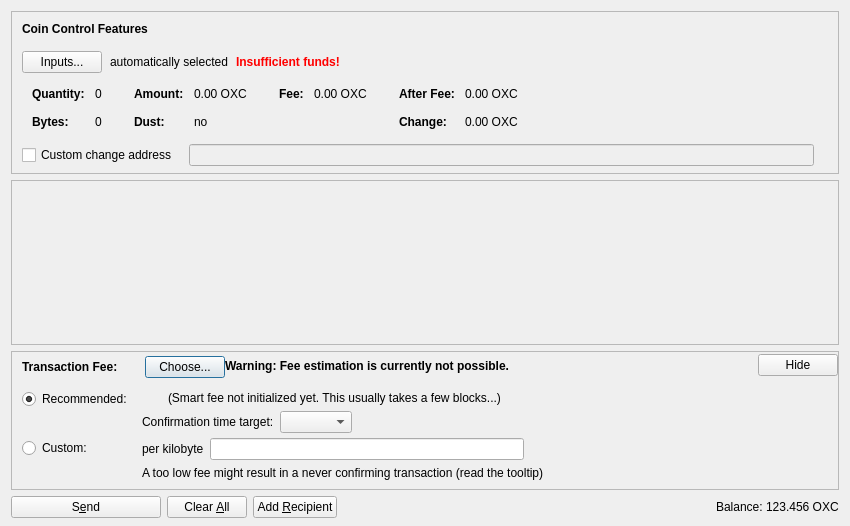
<?xml version="1.0" encoding="UTF-8"?>
<ui version="4.0">
 <class>SendCoinsDialog</class>
 <widget class="QDialog" name="SendCoinsDialog">
  <property name="geometry">
   <rect>
    <x>0</x>
    <y>0</y>
    <width>850</width>
    <height>526</height>
   </rect>
  </property>
  <property name="windowTitle">
   <string>Send Coins</string>
  </property>
  <layout class="QVBoxLayout" name="verticalLayout" stretch="0,1,0,0">
   <property name="bottomMargin">
    <number>8</number>
   </property>
   <item>
    <widget class="QFrame" name="frameCoinControl">
     <property name="sizePolicy">
      <sizepolicy hsizetype="Expanding" vsizetype="Expanding">
       <horstretch>0</horstretch>
       <verstretch>0</verstretch>
      </sizepolicy>
     </property>
     <property name="maximumSize">
      <size>
       <width>16777215</width>
       <height>16777215</height>
      </size>
     </property>
     <property name="frameShape">
      <enum>QFrame::StyledPanel</enum>
     </property>
     <property name="frameShadow">
      <enum>QFrame::Sunken</enum>
     </property>
     <layout class="QVBoxLayout" name="verticalLayoutCoinControl2">
      <property name="spacing">
       <number>0</number>
      </property>
      <property name="leftMargin">
       <number>0</number>
      </property>
      <property name="topMargin">
       <number>0</number>
      </property>
      <property name="rightMargin">
       <number>0</number>
      </property>
      <property name="bottomMargin">
       <number>6</number>
      </property>
      <item>
       <layout class="QVBoxLayout" name="verticalLayoutCoinControl" stretch="0,0,0,0,1">
        <property name="spacing">
         <number>0</number>
        </property>
        <property name="leftMargin">
         <number>10</number>
        </property>
        <property name="topMargin">
         <number>10</number>
        </property>
        <item>
         <layout class="QHBoxLayout" name="horizontalLayoutCoinControl1">
          <property name="bottomMargin">
           <number>15</number>
          </property>
          <item>
           <widget class="QLabel" name="labelCoinControlFeatures">
            <property name="sizePolicy">
             <sizepolicy hsizetype="Preferred" vsizetype="Maximum">
              <horstretch>0</horstretch>
              <verstretch>0</verstretch>
             </sizepolicy>
            </property>
            <property name="font">
             <font>
              <weight>75</weight>
              <bold>true</bold>
             </font>
            </property>
            <property name="styleSheet">
             <string notr="true">font-weight:bold;</string>
            </property>
            <property name="text">
             <string>Coin Control Features</string>
            </property>
           </widget>
          </item>
         </layout>
        </item>
        <item>
         <layout class="QHBoxLayout" name="horizontalLayoutCoinControl2" stretch="0,0,0,0">
          <property name="spacing">
           <number>8</number>
          </property>
          <property name="bottomMargin">
           <number>10</number>
          </property>
          <item>
           <widget class="QPushButton" name="pushButtonCoinControl">
            <property name="styleSheet">
             <string notr="true"/>
            </property>
            <property name="text">
             <string>Inputs...</string>
            </property>
            <property name="autoDefault">
             <bool>false</bool>
            </property>
           </widget>
          </item>
          <item>
           <widget class="QLabel" name="labelCoinControlAutomaticallySelected">
            <property name="text">
             <string>automatically selected</string>
            </property>
            <property name="margin">
             <number>5</number>
            </property>
           </widget>
          </item>
          <item>
           <widget class="QLabel" name="labelCoinControlInsuffFunds">
            <property name="font">
             <font>
              <weight>75</weight>
              <bold>true</bold>
             </font>
            </property>
            <property name="styleSheet">
             <string notr="true">color:red;font-weight:bold;</string>
            </property>
            <property name="text">
             <string>Insufficient funds!</string>
            </property>
            <property name="margin">
             <number>5</number>
            </property>
           </widget>
          </item>
          <item>
           <spacer name="horizontalSpacerCoinControl">
            <property name="orientation">
             <enum>Qt::Horizontal</enum>
            </property>
            <property name="sizeHint" stdset="0">
             <size>
              <width>40</width>
              <height>1</height>
             </size>
            </property>
           </spacer>
          </item>
         </layout>
        </item>
        <item>
         <widget class="QWidget" name="widgetCoinControl" native="true">
          <property name="sizePolicy">
           <sizepolicy hsizetype="Preferred" vsizetype="Preferred">
            <horstretch>0</horstretch>
            <verstretch>0</verstretch>
           </sizepolicy>
          </property>
          <property name="minimumSize">
           <size>
            <width>0</width>
            <height>0</height>
           </size>
          </property>
          <property name="styleSheet">
           <string notr="true"/>
          </property>
          <layout class="QHBoxLayout" name="horizontalLayoutCoinControl5">
           <property name="leftMargin">
            <number>0</number>
           </property>
           <property name="topMargin">
            <number>0</number>
           </property>
           <property name="rightMargin">
            <number>0</number>
           </property>
           <property name="bottomMargin">
            <number>0</number>
           </property>
           <item>
            <layout class="QHBoxLayout" name="horizontalLayoutCoinControl3" stretch="0,0,0,1">
             <property name="spacing">
              <number>20</number>
             </property>
             <property name="topMargin">
              <number>0</number>
             </property>
             <property name="bottomMargin">
              <number>10</number>
             </property>
             <item>
              <layout class="QFormLayout" name="formLayoutCoinControl1">
               <property name="horizontalSpacing">
                <number>10</number>
               </property>
               <property name="verticalSpacing">
                <number>14</number>
               </property>
               <property name="leftMargin">
                <number>10</number>
               </property>
               <property name="topMargin">
                <number>4</number>
               </property>
               <property name="rightMargin">
                <number>6</number>
               </property>
               <item row="0" column="0">
                <widget class="QLabel" name="labelCoinControlQuantityText">
                 <property name="font">
                  <font>
                   <weight>75</weight>
                   <bold>true</bold>
                  </font>
                 </property>
                 <property name="text">
                  <string>Quantity:</string>
                 </property>
                 <property name="margin">
                  <number>0</number>
                 </property>
                </widget>
               </item>
               <item row="0" column="1">
                <widget class="QLabel" name="labelCoinControlQuantity">
                 <property name="cursor">
                  <cursorShape>IBeamCursor</cursorShape>
                 </property>
                 <property name="contextMenuPolicy">
                  <enum>Qt::ActionsContextMenu</enum>
                 </property>
                 <property name="text">
                  <string notr="true">0</string>
                 </property>
                 <property name="margin">
                  <number>0</number>
                 </property>
                 <property name="textInteractionFlags">
                  <set>Qt::LinksAccessibleByMouse|Qt::TextSelectableByKeyboard|Qt::TextSelectableByMouse</set>
                 </property>
                </widget>
               </item>
               <item row="1" column="0">
                <widget class="QLabel" name="labelCoinControlBytesText">
                 <property name="font">
                  <font>
                   <weight>75</weight>
                   <bold>true</bold>
                  </font>
                 </property>
                 <property name="text">
                  <string>Bytes:</string>
                 </property>
                </widget>
               </item>
               <item row="1" column="1">
                <widget class="QLabel" name="labelCoinControlBytes">
                 <property name="cursor">
                  <cursorShape>IBeamCursor</cursorShape>
                 </property>
                 <property name="contextMenuPolicy">
                  <enum>Qt::ActionsContextMenu</enum>
                 </property>
                 <property name="text">
                  <string notr="true">0</string>
                 </property>
                 <property name="textInteractionFlags">
                  <set>Qt::LinksAccessibleByMouse|Qt::TextSelectableByKeyboard|Qt::TextSelectableByMouse</set>
                 </property>
                </widget>
               </item>
              </layout>
             </item>
             <item>
              <layout class="QFormLayout" name="formLayoutCoinControl2">
               <property name="horizontalSpacing">
                <number>10</number>
               </property>
               <property name="verticalSpacing">
                <number>14</number>
               </property>
               <property name="leftMargin">
                <number>6</number>
               </property>
               <property name="topMargin">
                <number>4</number>
               </property>
               <property name="rightMargin">
                <number>6</number>
               </property>
               <item row="0" column="0">
                <widget class="QLabel" name="labelCoinControlAmountText">
                 <property name="font">
                  <font>
                   <weight>75</weight>
                   <bold>true</bold>
                  </font>
                 </property>
                 <property name="text">
                  <string>Amount:</string>
                 </property>
                 <property name="margin">
                  <number>0</number>
                 </property>
                </widget>
               </item>
               <item row="0" column="1">
                <widget class="QLabel" name="labelCoinControlAmount">
                 <property name="cursor">
                  <cursorShape>IBeamCursor</cursorShape>
                 </property>
                 <property name="contextMenuPolicy">
                  <enum>Qt::ActionsContextMenu</enum>
                 </property>
                 <property name="text">
                  <string notr="true">0.00 OXC</string>
                 </property>
                 <property name="textInteractionFlags">
                  <set>Qt::LinksAccessibleByMouse|Qt::TextSelectableByKeyboard|Qt::TextSelectableByMouse</set>
                 </property>
                </widget>
               </item>
               <item row="1" column="0">
                <widget class="QLabel" name="labelCoinControlLowOutputText">
                 <property name="font">
                  <font>
                   <weight>75</weight>
                   <bold>true</bold>
                  </font>
                 </property>
                 <property name="text">
                  <string>Dust:</string>
                 </property>
                </widget>
               </item>
               <item row="1" column="1">
                <widget class="QLabel" name="labelCoinControlLowOutput">
                 <property name="cursor">
                  <cursorShape>IBeamCursor</cursorShape>
                 </property>
                 <property name="contextMenuPolicy">
                  <enum>Qt::ActionsContextMenu</enum>
                 </property>
                 <property name="text">
                  <string notr="true">no</string>
                 </property>
                 <property name="textInteractionFlags">
                  <set>Qt::LinksAccessibleByMouse|Qt::TextSelectableByKeyboard|Qt::TextSelectableByMouse</set>
                 </property>
                </widget>
               </item>
              </layout>
             </item>
             <item>
              <layout class="QFormLayout" name="formLayoutCoinControl3">
               <property name="horizontalSpacing">
                <number>10</number>
               </property>
               <property name="verticalSpacing">
                <number>14</number>
               </property>
               <property name="leftMargin">
                <number>6</number>
               </property>
               <property name="topMargin">
                <number>4</number>
               </property>
               <property name="rightMargin">
                <number>6</number>
               </property>
               <item row="0" column="0">
                <widget class="QLabel" name="labelCoinControlFeeText">
                 <property name="font">
                  <font>
                   <weight>75</weight>
                   <bold>true</bold>
                  </font>
                 </property>
                 <property name="text">
                  <string>Fee:</string>
                 </property>
                 <property name="margin">
                  <number>0</number>
                 </property>
                </widget>
               </item>
               <item row="0" column="1">
                <widget class="QLabel" name="labelCoinControlFee">
                 <property name="cursor">
                  <cursorShape>IBeamCursor</cursorShape>
                 </property>
                 <property name="contextMenuPolicy">
                  <enum>Qt::ActionsContextMenu</enum>
                 </property>
                 <property name="text">
                  <string notr="true">0.00 OXC</string>
                 </property>
                 <property name="textInteractionFlags">
                  <set>Qt::LinksAccessibleByMouse|Qt::TextSelectableByKeyboard|Qt::TextSelectableByMouse</set>
                 </property>
                </widget>
               </item>
              </layout>
             </item>
             <item>
              <layout class="QFormLayout" name="formLayoutCoinControl4">
               <property name="horizontalSpacing">
                <number>10</number>
               </property>
               <property name="verticalSpacing">
                <number>14</number>
               </property>
               <property name="leftMargin">
                <number>6</number>
               </property>
               <property name="topMargin">
                <number>4</number>
               </property>
               <property name="rightMargin">
                <number>6</number>
               </property>
               <item row="0" column="0">
                <widget class="QLabel" name="labelCoinControlAfterFeeText">
                 <property name="font">
                  <font>
                   <weight>75</weight>
                   <bold>true</bold>
                  </font>
                 </property>
                 <property name="text">
                  <string>After Fee:</string>
                 </property>
                 <property name="margin">
                  <number>0</number>
                 </property>
                </widget>
               </item>
               <item row="0" column="1">
                <widget class="QLabel" name="labelCoinControlAfterFee">
                 <property name="cursor">
                  <cursorShape>IBeamCursor</cursorShape>
                 </property>
                 <property name="contextMenuPolicy">
                  <enum>Qt::ActionsContextMenu</enum>
                 </property>
                 <property name="text">
                  <string notr="true">0.00 OXC</string>
                 </property>
                 <property name="textInteractionFlags">
                  <set>Qt::LinksAccessibleByMouse|Qt::TextSelectableByKeyboard|Qt::TextSelectableByMouse</set>
                 </property>
                </widget>
               </item>
               <item row="1" column="0">
                <widget class="QLabel" name="labelCoinControlChangeText">
                 <property name="font">
                  <font>
                   <weight>75</weight>
                   <bold>true</bold>
                  </font>
                 </property>
                 <property name="text">
                  <string>Change:</string>
                 </property>
                </widget>
               </item>
               <item row="1" column="1">
                <widget class="QLabel" name="labelCoinControlChange">
                 <property name="cursor">
                  <cursorShape>IBeamCursor</cursorShape>
                 </property>
                 <property name="contextMenuPolicy">
                  <enum>Qt::ActionsContextMenu</enum>
                 </property>
                 <property name="text">
                  <string notr="true">0.00 OXC</string>
                 </property>
                 <property name="textInteractionFlags">
                  <set>Qt::LinksAccessibleByMouse|Qt::TextSelectableByKeyboard|Qt::TextSelectableByMouse</set>
                 </property>
                </widget>
               </item>
              </layout>
             </item>
            </layout>
           </item>
          </layout>
         </widget>
        </item>
        <item>
         <layout class="QHBoxLayout" name="horizontalLayoutCoinControl4" stretch="0,0,0">
          <property name="spacing">
           <number>12</number>
          </property>
          <property name="sizeConstraint">
           <enum>QLayout::SetDefaultConstraint</enum>
          </property>
          <property name="topMargin">
           <number>5</number>
          </property>
          <property name="rightMargin">
           <number>5</number>
          </property>
          <item>
           <widget class="QCheckBox" name="checkBoxCoinControlChange">
            <property name="toolTip">
             <string>If this is activated, but the change address is empty or invalid, change will be sent to a newly generated address.</string>
            </property>
            <property name="text">
             <string>Custom change address</string>
            </property>
           </widget>
          </item>
          <item>
           <widget class="QValidatedLineEdit" name="lineEditCoinControlChange">
            <property name="enabled">
             <bool>false</bool>
            </property>
            <property name="sizePolicy">
             <sizepolicy hsizetype="Expanding" vsizetype="Fixed">
              <horstretch>0</horstretch>
              <verstretch>0</verstretch>
             </sizepolicy>
            </property>
           </widget>
          </item>
          <item>
           <widget class="QLabel" name="labelCoinControlChangeLabel">
            <property name="sizePolicy">
             <sizepolicy hsizetype="Preferred" vsizetype="Expanding">
              <horstretch>0</horstretch>
              <verstretch>0</verstretch>
             </sizepolicy>
            </property>
            <property name="minimumSize">
             <size>
              <width>0</width>
              <height>0</height>
             </size>
            </property>
            <property name="text">
             <string/>
            </property>
            <property name="margin">
             <number>3</number>
            </property>
           </widget>
          </item>
         </layout>
        </item>
        <item>
         <spacer name="verticalSpacerCoinControl">
          <property name="orientation">
           <enum>Qt::Vertical</enum>
          </property>
          <property name="sizeHint" stdset="0">
           <size>
            <width>800</width>
            <height>1</height>
           </size>
          </property>
         </spacer>
        </item>
       </layout>
      </item>
     </layout>
    </widget>
   </item>
   <item>
    <widget class="QScrollArea" name="scrollArea">
     <property name="widgetResizable">
      <bool>true</bool>
     </property>
     <widget class="QWidget" name="scrollAreaWidgetContents">
      <property name="geometry">
       <rect>
        <x>0</x>
        <y>0</y>
        <width>830</width>
        <height>104</height>
       </rect>
      </property>
      <layout class="QVBoxLayout" name="verticalLayout_2" stretch="0,1">
       <property name="leftMargin">
        <number>0</number>
       </property>
       <property name="topMargin">
        <number>0</number>
       </property>
       <property name="rightMargin">
        <number>0</number>
       </property>
       <property name="bottomMargin">
        <number>0</number>
       </property>
       <item>
        <layout class="QVBoxLayout" name="entries">
         <property name="spacing">
          <number>6</number>
         </property>
        </layout>
       </item>
       <item>
        <spacer name="verticalSpacer">
         <property name="orientation">
          <enum>Qt::Vertical</enum>
         </property>
         <property name="sizeHint" stdset="0">
          <size>
           <width>20</width>
           <height>40</height>
          </size>
         </property>
        </spacer>
       </item>
      </layout>
     </widget>
    </widget>
   </item>
   <item>
    <widget class="QFrame" name="frameFee">
     <property name="sizePolicy">
      <sizepolicy hsizetype="Expanding" vsizetype="Expanding">
       <horstretch>0</horstretch>
       <verstretch>0</verstretch>
      </sizepolicy>
     </property>
     <property name="maximumSize">
      <size>
       <width>16777215</width>
       <height>16777215</height>
      </size>
     </property>
     <property name="frameShape">
      <enum>QFrame::StyledPanel</enum>
     </property>
     <property name="frameShadow">
      <enum>QFrame::Sunken</enum>
     </property>
     <layout class="QVBoxLayout" name="verticalLayoutFee1">
      <property name="spacing">
       <number>0</number>
      </property>
      <property name="leftMargin">
       <number>0</number>
      </property>
      <property name="topMargin">
       <number>0</number>
      </property>
      <property name="rightMargin">
       <number>0</number>
      </property>
      <property name="bottomMargin">
       <number>0</number>
      </property>
      <item>
       <layout class="QVBoxLayout" name="verticalLayoutFee2" stretch="0,0,0">
        <property name="spacing">
         <number>0</number>
        </property>
        <property name="leftMargin">
         <number>10</number>
        </property>
        <property name="topMargin">
         <number>0</number>
        </property>
        <item>
         <layout class="QHBoxLayout" name="horizontalLayoutFee1">
          <property name="bottomMargin">
           <number>0</number>
          </property>
          <item>
           <layout class="QVBoxLayout" name="verticalLayoutFee7">
            <property name="spacing">
             <number>0</number>
            </property>
            <item>
             <spacer name="verticalSpacerSmartFee">
              <property name="orientation">
               <enum>Qt::Vertical</enum>
              </property>
              <property name="sizeType">
               <enum>QSizePolicy::Fixed</enum>
              </property>
              <property name="sizeHint" stdset="0">
               <size>
                <width>1</width>
                <height>4</height>
               </size>
              </property>
             </spacer>
            </item>
            <item>
             <layout class="QHBoxLayout" name="horizontalLayoutSmartFee">
              <property name="spacing">
               <number>10</number>
              </property>
              <item>
               <widget class="QLabel" name="labelFeeHeadline">
                <property name="sizePolicy">
                 <sizepolicy hsizetype="Preferred" vsizetype="Maximum">
                  <horstretch>0</horstretch>
                  <verstretch>0</verstretch>
                 </sizepolicy>
                </property>
                <property name="font">
                 <font>
                  <weight>75</weight>
                  <bold>true</bold>
                 </font>
                </property>
                <property name="styleSheet">
                 <string notr="true">font-weight:bold;</string>
                </property>
                <property name="text">
                 <string>Transaction Fee:</string>
                </property>
               </widget>
              </item>
              <item>
               <widget class="QLabel" name="labelFeeMinimized">
                <property name="text">
                 <string/>
                </property>
               </widget>
              </item>
              <item>
               <widget class="QPushButton" name="buttonChooseFee">
                <property name="text">
                 <string>Choose...</string>
                </property>
               </widget>
              </item>
             </layout>
            </item>
            <item>
             <spacer name="verticalSpacer_5">
              <property name="orientation">
               <enum>Qt::Vertical</enum>
              </property>
              <property name="sizeHint" stdset="0">
               <size>
                <width>1</width>
                <height>1</height>
               </size>
              </property>
             </spacer>
            </item>
           </layout>
          </item>
          <item>
           <widget class="QLabel" name="fallbackFeeWarningLabel">
            <property name="toolTip">
             <string>Using the fallbackfee can result in sending a transaction that will take several hours or days (or never) to confirm. Consider choosing your fee manually or wait until you have validated the complete chain.</string>
            </property>
            <property name="font">
            <font>
                <weight>75</weight>
                <bold>true</bold>
            </font>
            </property>
            <property name="text">
             <string>Warning: Fee estimation is currently not possible.</string>
            </property>
            <property name="wordWrap">
             <bool>false</bool>
            </property>
           </widget>
          </item>
          <item>
           <spacer name="horizontalSpacer_4">
            <property name="orientation">
             <enum>Qt::Horizontal</enum>
            </property>
            <property name="sizeType">
             <enum>QSizePolicy::MinimumExpanding</enum>
            </property>
            <property name="sizeHint" stdset="0">
             <size>
              <width>40</width>
              <height>20</height>
             </size>
            </property>
           </spacer>
          </item>
          <item>
           <widget class="QPushButton" name="buttonMinimizeFee">
            <property name="toolTip">
             <string>collapse fee-settings</string>
            </property>
            <property name="text">
             <string>Hide</string>
            </property>
           </widget>
          </item>
         </layout>
        </item>
        <item>
         <widget class="QFrame" name="frameFeeSelection">
          <layout class="QVBoxLayout" name="verticalLayoutFee12">
           <property name="spacing">
            <number>0</number>
           </property>
           <property name="leftMargin">
            <number>0</number>
           </property>
           <property name="topMargin">
            <number>0</number>
           </property>
           <property name="rightMargin">
            <number>0</number>
           </property>
           <property name="bottomMargin">
            <number>0</number>
           </property>
           <item>
            <layout class="QGridLayout" name="gridLayoutFee">
             <property name="topMargin">
              <number>10</number>
             </property>
             <property name="bottomMargin">
              <number>4</number>
             </property>
             <property name="horizontalSpacing">
              <number>10</number>
             </property>
             <property name="verticalSpacing">
              <number>4</number>
             </property>
             <item row="1" column="1">
              <layout class="QVBoxLayout" name="verticalLayoutFee8">
               <property name="spacing">
                <number>6</number>
               </property>
               <item>
                <layout class="QHBoxLayout" name="horizontalLayoutFee13">
                 <item>
                  <widget class="QLabel" name="labelCustomPerKilobyte">
                   <property name="toolTip">
                    <string>Specify a custom fee per kB (1,000 bytes) of the transaction's virtual size.

Note:  Since the fee is calculated on a per-byte basis, a fee of "100 satoshis per kB" for a transaction size of 500 bytes (half of 1 kB) would ultimately yield a fee of only 50 satoshis.</string>
                   </property>
                   <property name="text">
                    <string>per kilobyte</string>
                   </property>
                  </widget>
                 </item>
                 <item>
                  <widget class="BitcoinAmountField" name="customFee"/>
                 </item>
                 <item>
                  <spacer name="horizontalSpacer_6">
                   <property name="orientation">
                    <enum>Qt::Horizontal</enum>
                   </property>
                   <property name="sizeHint" stdset="0">
                    <size>
                     <width>1</width>
                     <height>1</height>
                    </size>
                   </property>
                  </spacer>
                 </item>
                </layout>
               </item>
               <item>
                <layout class="QHBoxLayout" name="horizontalLayoutFee8">
                 <item>
                  <widget class="QLabel" name="labelCustomFeeWarning">
                   <property name="enabled">
                    <bool>true</bool>
                   </property>
                   <property name="toolTip">
                    <string>When there is less transaction volume than space in the blocks, miners as well as relaying nodes may enforce a minimum fee. Paying only this minimum fee is just fine, but be aware that this can result in a never confirming transaction once there is more demand for oxedcoin transactions than the network can process.</string>
                   </property>
                   <property name="text">
                    <string>A too low fee might result in a never confirming transaction (read the tooltip)</string>
                   </property>
                  </widget>
                 </item>
                 <item>
                  <spacer name="horizontalSpacer_2">
                   <property name="orientation">
                    <enum>Qt::Horizontal</enum>
                   </property>
                   <property name="sizeHint" stdset="0">
                    <size>
                     <width>1</width>
                     <height>1</height>
                    </size>
                   </property>
                  </spacer>
                 </item>
                </layout>
               </item>
              </layout>
             </item>
             <item row="0" column="0">
              <layout class="QVBoxLayout" name="verticalLayoutFee4" stretch="0,1">
               <item>
                <widget class="QRadioButton" name="radioSmartFee">
                 <property name="text">
                  <string>Recommended:</string>
                 </property>
                 <property name="checked">
                  <bool>true</bool>
                 </property>
                 <attribute name="buttonGroup">
                  <string notr="true">groupFee</string>
                 </attribute>
                </widget>
               </item>
               <item>
                <spacer name="verticalSpacer_2">
                 <property name="orientation">
                  <enum>Qt::Vertical</enum>
                 </property>
                 <property name="sizeHint" stdset="0">
                  <size>
                   <width>1</width>
                   <height>1</height>
                  </size>
                 </property>
                </spacer>
               </item>
              </layout>
             </item>
             <item row="1" column="0">
              <layout class="QVBoxLayout" name="verticalLayoutFee9" stretch="0,1">
               <item>
                <widget class="QRadioButton" name="radioCustomFee">
                 <property name="text">
                  <string>Custom:</string>
                 </property>
                 <attribute name="buttonGroup">
                  <string notr="true">groupFee</string>
                 </attribute>
                </widget>
               </item>
               <item>
                <spacer name="verticalSpacer_6">
                 <property name="orientation">
                  <enum>Qt::Vertical</enum>
                 </property>
                 <property name="sizeHint" stdset="0">
                  <size>
                   <width>1</width>
                   <height>1</height>
                  </size>
                 </property>
                </spacer>
               </item>
              </layout>
             </item>
             <item row="0" column="1">
              <layout class="QVBoxLayout" name="verticalLayoutFee3" stretch="0,0,1">
               <property name="spacing">
                <number>6</number>
               </property>
               <property name="topMargin">
                <number>2</number>
               </property>
               <item>
                <layout class="QHBoxLayout" name="horizontalLayoutFee12">
                 <item>
                  <widget class="QLabel" name="labelSmartFee">
                   <property name="text">
                    <string/>
                   </property>
                  </widget>
                 </item>
                 <item>
                  <widget class="QLabel" name="labelFeeEstimation">
                   <property name="text">
                    <string/>
                   </property>
                  </widget>
                 </item>
                 <item>
                  <widget class="QLabel" name="labelSmartFee2">
                   <property name="text">
                    <string>(Smart fee not initialized yet. This usually takes a few blocks...)</string>
                   </property>
                  </widget>
                 </item>
                 <item>
                  <spacer name="horizontalSpacer_5">
                   <property name="orientation">
                    <enum>Qt::Horizontal</enum>
                   </property>
                   <property name="sizeHint" stdset="0">
                    <size>
                     <width>1</width>
                     <height>1</height>
                    </size>
                   </property>
                  </spacer>
                 </item>
                </layout>
               </item>
               <item>
                <layout class="QHBoxLayout" name="horizontalLayoutFee9">
                 <item>
                  <layout class="QVBoxLayout" name="verticalLayoutFee6">
                   <item>
                    <widget class="QLabel" name="labelSmartFee3">
                     <property name="text">
                      <string>Confirmation time target:</string>
                     </property>
                    </widget>
                   </item>
                  </layout>
                 </item>
                 <item>
                  <layout class="QVBoxLayout" name="verticalLayoutFee5">
                   <property name="rightMargin">
                    <number>30</number>
                   </property>
                   <item>
                    <layout class="QHBoxLayout" name="horizontalLayoutConfTarget">
                     <property name="bottomMargin">
                      <number>0</number>
                     </property>
                     <item>
                      <widget class="QComboBox" name="confTargetSelector"/>
                     </item>
                     <item>
                      <spacer name="horizontalSpacerConfTarget">
                       <property name="orientation">
                        <enum>Qt::Horizontal</enum>
                       </property>
                       <property name="sizeHint" stdset="0">
                        <size>
                         <width>40</width>
                         <height>20</height>
                        </size>
                       </property>
                      </spacer>
                     </item>
                    </layout>
                   </item>
                  </layout>
                 </item>
                </layout>
               </item>
               <item>
                <spacer name="verticalSpacer_4">
                 <property name="orientation">
                  <enum>Qt::Vertical</enum>
                 </property>
                 <property name="sizeHint" stdset="0">
                  <size>
                   <width>1</width>
                   <height>1</height>
                  </size>
                 </property>
                </spacer>
               </item>
              </layout>
             </item>
            </layout>
           </item>
          </layout>
         </widget>
        </item>
        <item>
         <spacer name="verticalSpacerFee">
          <property name="orientation">
           <enum>Qt::Vertical</enum>
          </property>
          <property name="sizeHint" stdset="0">
           <size>
            <width>40</width>
            <height>5</height>
           </size>
          </property>
         </spacer>
        </item>
       </layout>
      </item>
     </layout>
    </widget>
   </item>
   <item>
    <layout class="QHBoxLayout" name="horizontalLayout">
     <item>
      <widget class="QPushButton" name="sendButton">
       <property name="minimumSize">
        <size>
         <width>150</width>
         <height>0</height>
        </size>
       </property>
       <property name="toolTip">
        <string>Confirm the send action</string>
       </property>
       <property name="text">
        <string>S&amp;end</string>
       </property>
       <property name="icon">
        <iconset resource="../bitcoin.qrc">
         <normaloff>:/icons/send</normaloff>:/icons/send</iconset>
       </property>
       <property name="autoDefault">
        <bool>false</bool>
       </property>
       <property name="default">
        <bool>false</bool>
       </property>
      </widget>
     </item>
     <item>
      <widget class="QPushButton" name="clearButton">
       <property name="sizePolicy">
        <sizepolicy hsizetype="Minimum" vsizetype="Fixed">
         <horstretch>0</horstretch>
         <verstretch>0</verstretch>
        </sizepolicy>
       </property>
       <property name="toolTip">
        <string>Clear all fields of the form.</string>
       </property>
       <property name="text">
        <string>Clear &amp;All</string>
       </property>
       <property name="icon">
        <iconset resource="../bitcoin.qrc">
         <normaloff>:/icons/remove</normaloff>:/icons/remove</iconset>
       </property>
       <property name="autoDefault">
        <bool>false</bool>
       </property>
      </widget>
     </item>
     <item>
      <widget class="QPushButton" name="addButton">
       <property name="toolTip">
        <string>Send to multiple recipients at once</string>
       </property>
       <property name="text">
        <string>Add &amp;Recipient</string>
       </property>
       <property name="icon">
        <iconset resource="../bitcoin.qrc">
         <normaloff>:/icons/add</normaloff>:/icons/add</iconset>
       </property>
       <property name="autoDefault">
        <bool>false</bool>
       </property>
      </widget>
     </item>
     <item>
      <spacer name="horizontalSpacer">
       <property name="orientation">
        <enum>Qt::Horizontal</enum>
       </property>
       <property name="sizeHint" stdset="0">
        <size>
         <width>40</width>
         <height>20</height>
        </size>
       </property>
      </spacer>
     </item>
     <item>
      <layout class="QHBoxLayout" name="horizontalLayout_2">
       <property name="spacing">
        <number>3</number>
       </property>
       <item>
        <widget class="QLabel" name="label">
         <property name="sizePolicy">
          <sizepolicy hsizetype="Preferred" vsizetype="Fixed">
           <horstretch>0</horstretch>
           <verstretch>0</verstretch>
          </sizepolicy>
         </property>
         <property name="text">
          <string>Balance:</string>
         </property>
        </widget>
       </item>
       <item>
        <widget class="QLabel" name="labelBalance">
         <property name="sizePolicy">
          <sizepolicy hsizetype="Preferred" vsizetype="Fixed">
           <horstretch>0</horstretch>
           <verstretch>0</verstretch>
          </sizepolicy>
         </property>
         <property name="cursor">
          <cursorShape>IBeamCursor</cursorShape>
         </property>
         <property name="text">
          <string notr="true">123.456 OXC</string>
         </property>
         <property name="textInteractionFlags">
          <set>Qt::LinksAccessibleByMouse|Qt::TextSelectableByKeyboard|Qt::TextSelectableByMouse</set>
         </property>
        </widget>
       </item>
      </layout>
     </item>
    </layout>
   </item>
  </layout>
 </widget>
 <customwidgets>
  <customwidget>
   <class>QValidatedLineEdit</class>
   <extends>QLineEdit</extends>
   <header>qt/qvalidatedlineedit.h</header>
  </customwidget>
  <customwidget>
   <class>BitcoinAmountField</class>
   <extends>QLineEdit</extends>
   <header>qt/bitcoinamountfield.h</header>
   <container>1</container>
  </customwidget>
 </customwidgets>
 <resources>
  <include location="../bitcoin.qrc"/>
 </resources>
 <connections/>
 <buttongroups>
  <buttongroup name="groupFee"/>
 </buttongroups>
</ui>
